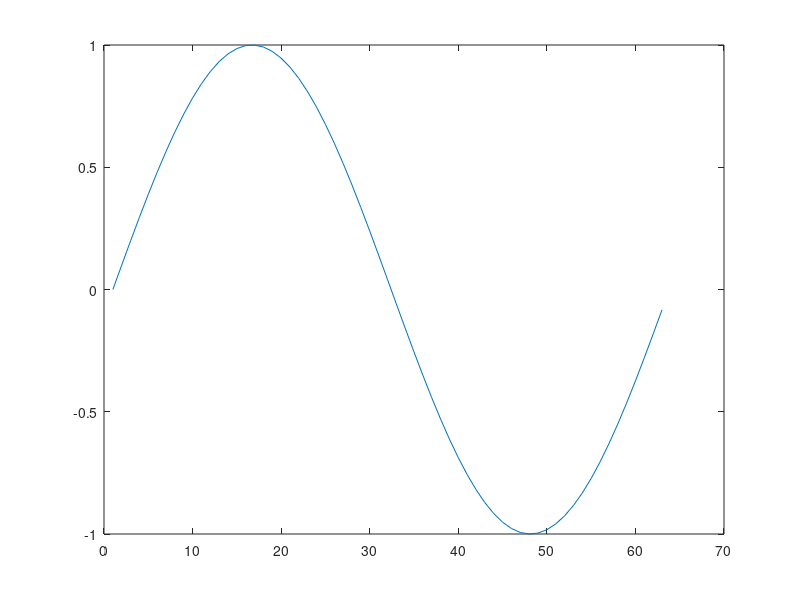

Write the MATLAB code that produced this figure. (Note: this script raises an error after producing the figure.)
%=============================================================================
% Copyright (c) 2016-present Allan CORNET (Nelson)
%=============================================================================
% This file is part of the Nelson.
%=============================================================================
% LICENCE_BLOCK_BEGIN
% SPDX-License-Identifier: LGPL-3.0-or-later
% LICENCE_BLOCK_END
%=============================================================================
% <--ADV-CLI MODE-->
%=============================================================================
f = figure();
plot(sin(0:0.1:2*pi));
ax = gca();
zoom('reset');
zoom(1.5);
zoom('out');
zoom(ax, 'off');
zoom(f, 'on');
zoom(f, 'xon');
zoom(f, 'yon');
zoom(f, 'off');
zoom();
%=============================================================================
